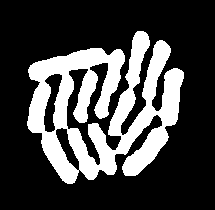
#> input picture images/biological/microcolony_ecoli_intermediate.tif, 215 x 210 px, found by its file name
$ python testing_segmentatino-erode.py
#> lines starting #> are read from the running program, lines starting #| are printed output that depends on the picture; after the words box and inside, x2 and y2 are one past the last pixel; in counts of white or black regions, pixels touching at a corner belong together


import matplotlib.pyplot as plt
import seaborn as sns
import tifffile as tiff
import numpy as np

# some new ones
import skimage as sk
from scipy import stats
from scipy import ndimage

image_path = "/Users/m.wehrens/Documents/git_repos/_UVA/_Teaching/2025_teaching_Py_image-analysis/Workshop_Py_image-analysis_2025/images/biological/microcolony_ecoli_intermediate.tif"

# load image file
img_ecoli = tiff.imread(image_path)
#> img_ecoli: shape (210, 215); 26.7% white; 1 white region, box (x1, y1, x2, y2) and area: (27, 31, 184, 184) 12049

# apply an erosion with disk 5
selem = sk.morphology.disk(4)
img_ecoli_eroded = sk.morphology.erosion(img_ecoli, selem)
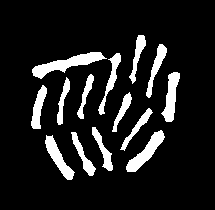
#> img_ecoli_eroded: shape (210, 215); 11.6% white; 14 white regions, largest, box (x1, y1, x2, y2) and area: (32, 52, 107, 79) 729, (126, 130, 165, 172) 557, (161, 72, 180, 122) 488
# plot original and eroded
fig, axs = plt.subplots(1,2, figsize=(10/2.54,5/2.54))
_ = axs[0].imshow(img_ecoli, cmap='viridis')
_ = axs[1].imshow(img_ecoli_eroded, cmap='viridis')
plt.tight_layout()
plt.show()
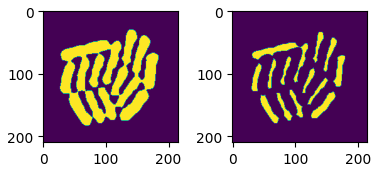
#> figure drawn by matplotlib, 2 panels
plt.savefig('/Users/m.wehrens/Desktop/my_plot_eroded.png', dpi=300)


# do the same but repeat erosion with disk of 2 twice
selem2 = sk.morphology.disk(2)
img_ecoli_eroded2 = sk.morphology.erosion(img_ecoli, selem2)
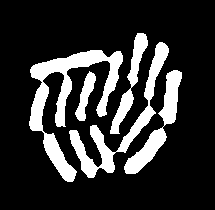
#> img_ecoli_eroded2: shape (210, 215); 19.1% white; 5 white regions, box (x1, y1, x2, y2) and area: (29, 50, 123, 182) 3467, (69, 42, 169, 178) 2196, (124, 70, 182, 174) 1546, (110, 33, 148, 134) 967, (75, 71, 96, 121) 448
img_ecoli_eroded2 = sk.morphology.erosion(img_ecoli_eroded2, selem2)
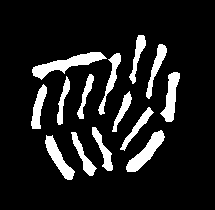
#> img_ecoli_eroded2: shape (210, 215); 12% white; 14 white regions, largest, box (x1, y1, x2, y2) and area: (32, 52, 107, 80) 746, (126, 130, 165, 172) 589, (160, 72, 180, 122) 495
# plot original and eroded
fig, axs = plt.subplots(1,2, figsize=(10/2.54,5/2.54))
_ = axs[0].imshow(img_ecoli, cmap='viridis')
_ = axs[1].imshow(img_ecoli_eroded2, cmap='viridis')
plt.tight_layout()
plt.show()

# perform morphological opening
img_ecoli_opened = sk.morphology.closing(img_ecoli_eroded2, selem)
#> img_ecoli_opened: shape (210, 215); 12.1% white; 12 white regions, largest, box (x1, y1, x2, y2) and area: (32, 52, 121, 125) 1371, (126, 130, 165, 172) 590, (160, 72, 180, 122) 496
# plot original and opened
fig, axs = plt.subplots(1,2, figsize=(10/2.54,5/2.54))
_ = axs[0].imshow(img_ecoli_eroded2, cmap='viridis')
_ = axs[1].imshow(img_ecoli_opened, cmap='viridis')
plt.tight_layout()
plt.show()
